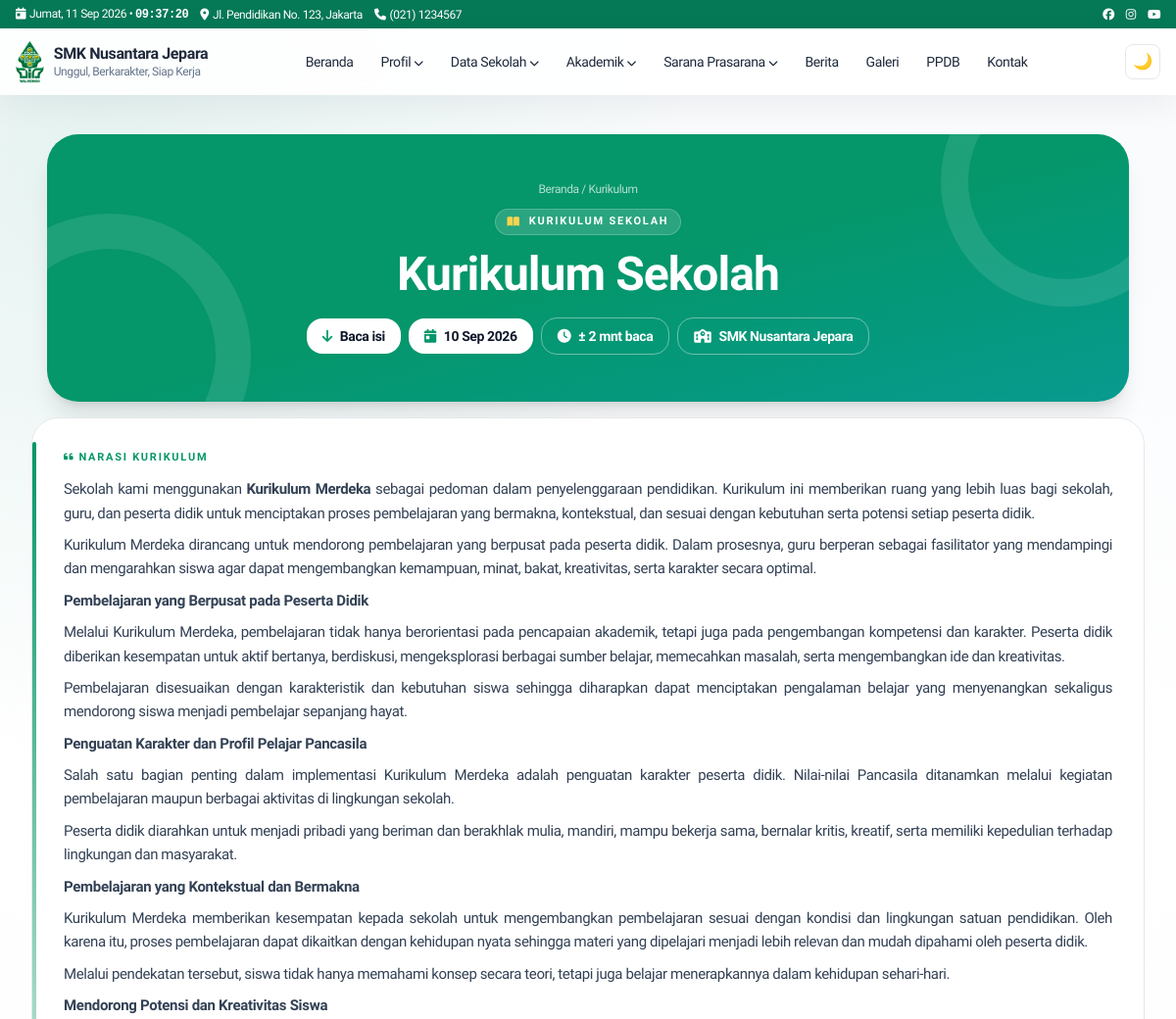
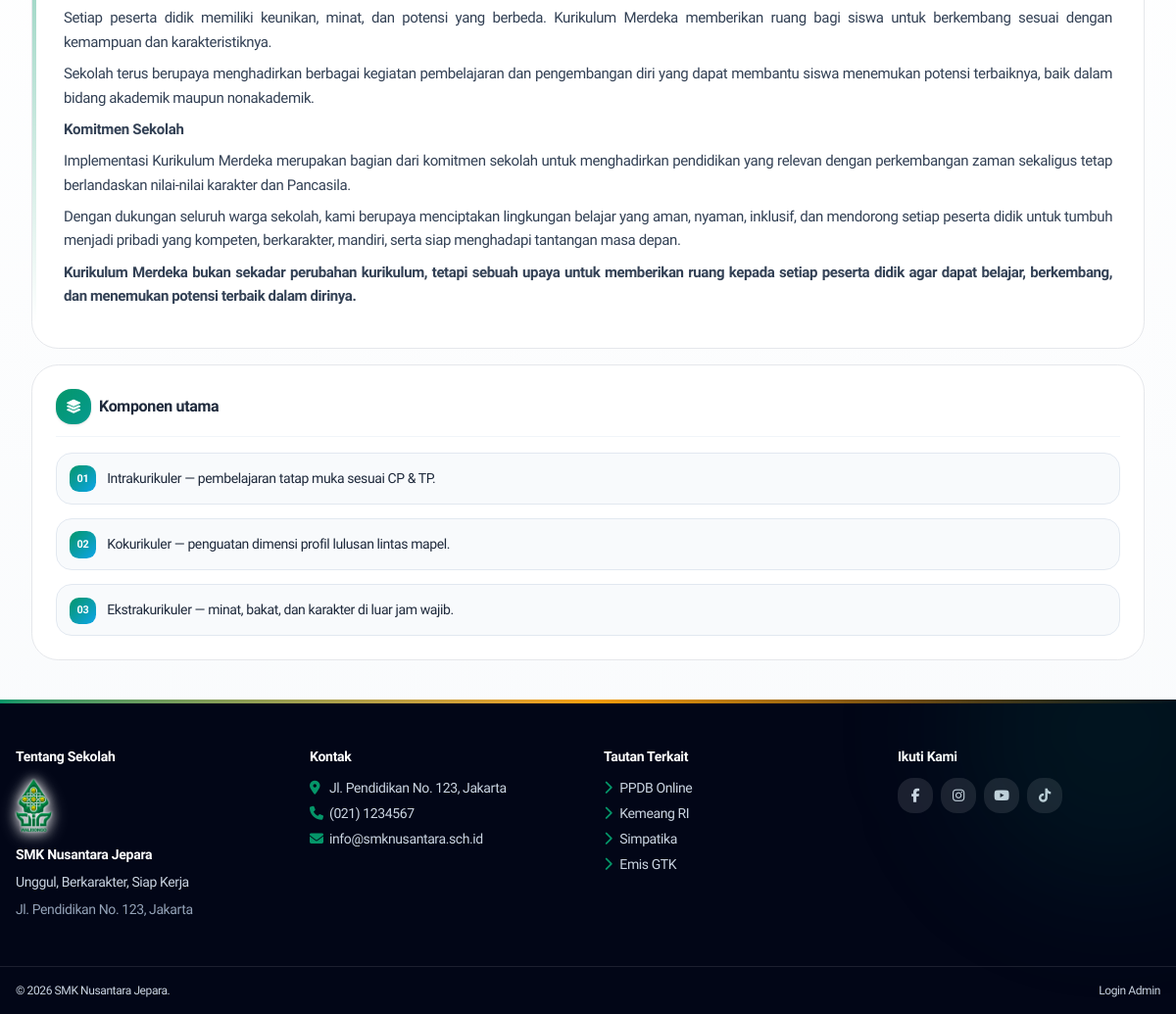
Page /pages/kurikulum.php on the committed database (2 pictures, top to bottom).
### tables this page shows
CREATE TABLE IF NOT EXISTS settings (
  id INT UNSIGNED AUTO_INCREMENT PRIMARY KEY,
  `key` VARCHAR(100) NOT NULL UNIQUE,
  `value` TEXT DEFAULT NULL,
  updated_at TIMESTAMP DEFAULT CURRENT_TIMESTAMP ON UPDATE CURRENT_TIMESTAMP
);

CREATE TABLE IF NOT EXISTS menu_items (
  id INT UNSIGNED AUTO_INCREMENT PRIMARY KEY,
  menu_id INT UNSIGNED NOT NULL,
  parent_id INT UNSIGNED DEFAULT NULL,
  label VARCHAR(150) NOT NULL,
  url VARCHAR(500) NOT NULL,
  target VARCHAR(20) DEFAULT '_self',
  sort_order INT DEFAULT 0,
  is_active TINYINT(1) DEFAULT 1,
  kind VARCHAR(20) NOT NULL DEFAULT 'link',
  mega_id INT UNSIGNED DEFAULT NULL,
  INDEX idx_menu_parent (menu_id, parent_id, sort_order),
  CONSTRAINT fk_mi_menu FOREIGN KEY (menu_id) REFERENCES menus(id) ON DELETE CASCADE,
  CONSTRAINT fk_mi_parent FOREIGN KEY (parent_id) REFERENCES menu_items(id) ON DELETE CASCADE
);

CREATE TABLE IF NOT EXISTS widgets (
  id INT UNSIGNED AUTO_INCREMENT PRIMARY KEY,
  area VARCHAR(60) NOT NULL,
  type VARCHAR(60) NOT NULL,
  title VARCHAR(150) DEFAULT NULL,
  content MEDIUMTEXT DEFAULT NULL,
  animation VARCHAR(30) NOT NULL DEFAULT 'zoom',
  sort_order INT DEFAULT 0,
  is_active TINYINT(1) DEFAULT 1,
  INDEX idx_area (area, is_active, sort_order)
);

### core/Database.php (called while the page is built, shortened)
<?php
final class Database {
    private static ?PDO $pdo = null;
    public static function conn(): PDO {
        if (self::$pdo) return self::$pdo;
        $c = require dirname(__DIR__) . '/config/database.php';
        $dsn = "mysql:host={$c['host']};dbname={$c['name']};charset={$c['charset']}";
        self::$pdo = new PDO($dsn, $c['user'], $c['pass'], [
            PDO::ATTR_ERRMODE => PDO::ERRMODE_EXCEPTION,
            PDO::ATTR_DEFAULT_FETCH_MODE => PDO::FETCH_ASSOC,
            PDO::ATTR_EMULATE_PREPARES => false,
        ]);
        return self::$pdo;
    }
    public static function setting(string $key, string $def = ''): string {
        try {
            $s = self::conn()->prepare('SELECT `value` FROM settings WHERE `key`=?');
            $s->execute([$key]);
            return (string)($s->fetchColumn() ?? $def);
        } catch (Throwable) { return $def; }
    }
}

### core/Helper.php (called while the page is built, shortened)
<?php
final class Helper {
    public static function e(?string $v): string { return htmlspecialchars((string)$v, ENT_QUOTES, 'UTF-8'); }
    public static function url(string $p = ''): string { return rtrim(BASE_URL, '/') . '/' . ltrim($p, '/'); }
    public static function menuUrl(string $u): array {
        $u = trim($u);
        if ($u === '' || $u === '#') return ['#', '_self'];
        $low = strtolower($u);
        if (str_starts_with($low, 'http://') || str_starts_with($low, 'https://')) return [$u, '_blank'];
        return [self::url(ltrim($u, '/')), '_self'];
    }
    public static function upload(string $p): string { return self::url('assets/uploads/' . ltrim($p, '/')); }
}

### pages/kurikulum.php (the view, shortened to what this page needs)
<?php
$title=Database::setting('kurikulum_title','Kurikulum');
$content=trim((string)Database::setting('kurikulum_content',''));
$compsRaw=trim((string)Database::setting('kurikulum_comps',"Intrakurikuler — pembelajaran tatap muka sesuai CP & TP.\nProjek P5 — penguatan profil pelajar Pancasila lintas mapel.\nEkstrakurikuler — minat, bakat, dan karakter di luar jam wajib."));
$compsHtml='';
if($compsRaw!==''&&(str_contains($compsRaw,'<li')||str_contains($compsRaw,'<p')||str_contains($compsRaw,'<ul')||str_contains($compsRaw,'<ol'))){
  $compsHtml=$compsRaw;
} else {
  $comps=array_values(array_filter(array_map('trim',explode("\n",$compsRaw))));
}
$metaTitle=$title.' - '.Database::setting('school_name','Sekolah'); require ROOT.'/templates/frontend/header.php';
?>
<div class="w-full max-w-full px-4 md:px-8 py-10">
<?php
$heroBadge='<i class="fa fa-book-open text-amber-300"></i>Kurikulum Sekolah';
$heroCrumb='<a href="'.Helper::url().'" class="hover:text-white">Beranda</a> / Kurikulum';
$heroActions='<a href="#isi" class="inline-flex items-center gap-2 bg-white text-slate-900 px-4 py-2 rounded-xl font-bold"><i class="fa fa-arrow-down text-emerald-600"></i>Baca isi</a>';
require ROOT.'/templates/frontend/page-hero.php'; ?>
<div id="isi" class="mt-4 grid gap-4 max-w-full scroll-mt-28">
<div class="rounded-[1.7rem] bg-white dark:bg-slate-800 border dark:border-slate-700 p-6 md:p-8 reveal relative overflow-hidden">
<span class="absolute left-0 top-6 bottom-6 w-1 rounded-full bg-gradient-to-b from-emerald-500 to-cyan-500"></span>
<p class="text-[11px] font-bold uppercase tracking-[.16em] text-emerald-600"><i class="fa fa-quote-left mr-1"></i>Narasi Kurikulum</p>
<div class="kur-content mt-3 text-sm md:text-[15px] leading-relaxed text-slate-700 dark:text-slate-200"><?= $content ?></div>
</div>
<div class="rounded-[1.7rem] border dark:border-slate-700 bg-white dark:bg-slate-800 p-5 md:p-6 reveal">
<h2 class="font-extrabold flex items-center gap-2 pb-3 mb-2 border-b border-slate-100 dark:border-slate-700"><span class="w-9 h-9 rounded-xl bg-gradient-to-br from-emerald-600 to-teal-600 text-white grid place-items-center shadow"><i class="fa fa-layer-group text-sm"></i></span>Komponen utama</h2>
<?php if($compsHtml!==''): ?><div class="vm-list mt-4 text-sm leading-relaxed"><?= $compsHtml ?></div><?php else: ?><p class="text-xs text-slate-400 mt-2">Belum diisi. Kelola via Sekolah &gt; Kurikulum.</p><?php endif; ?>
</div>
</div>
</div>
<?php require ROOT.'/templates/frontend/footer.php'; ?>

### templates/frontend/navbar.php (shortened to what this page needs)
<?php
$top_addr = Database::setting('address','Jl. Pendidikan No.123');
$top_phone = Database::setting('phone','(021) 1234567');
$school = Database::setting('school_name','SMK Nusantara');
$tagline = Database::setting('tagline','Unggul, Berkarakter');
$logo = Database::setting('logo','');
try {
$db = Database::conn();
$mm = $db->query("SELECT * FROM menus WHERE location='primary' LIMIT 1")->fetch();
$items = [];
if ($mm) {
  $st = $db->prepare("SELECT * FROM menu_items WHERE menu_id=? AND is_active=1 ORDER BY sort_order");
  $st->execute([$mm['id']]); $items = $st->fetchAll();
}
} catch (Throwable) { $items=[]; $mega=[]; }
function menuTree($items,$parent=null){ $o=[]; foreach($items as $i){ if(($i['parent_id']??null)==$parent) $o[]=$i; } return $o; }
function menuLink($u,$forceTarget=null){ [$href,$t]=Helper::menuUrl($u); $t=$forceTarget?:$t; return 'href="'.Helper::e($href).'"'.($t==='_blank'?' target="_blank" rel="noopener noreferrer"':''); }
?>
<div class="bg-emerald-700 text-white text-xs block"><div class="max-w-7xl mx-auto px-4 py-1.5 flex justify-between items-center gap-2">
<div class="flex gap-3 min-w-0 items-center flex-wrap"><span class="shrink-0"><i class="fa fa-calendar-day mr-1"></i><span data-clock-date><?= Helper::tgl(date('Y-m-d')) ?></span> • <span data-clock-time class="font-mono font-bold"><?= date('H:i:s') ?></span></span><span class="hidden sm:inline truncate"><i class="fa fa-location-dot mr-1"></i><?= Helper::e($top_addr) ?></span><span class="hidden md:inline"><i class="fa fa-phone mr-1"></i><?= Helper::e($top_phone) ?></span><span class="hidden xl:inline"><i class="fa fa-envelope mr-1"></i><?= Helper::e($top_email) ?></span></div>
<div class="flex gap-3 shrink-0"><a href="#" aria-label="Facebook"><i class="fab fa-facebook"></i></a><a href="#" aria-label="Instagram"><i class="fab fa-instagram"></i></a><a href="#" aria-label="Youtube"><i class="fab fa-youtube"></i></a></div>
</div></div>
<header id="mainNav" class="sticky top-0 z-50 bg-white/90 dark:bg-slate-900/90 backdrop-blur border-b-0 transition">
<div class="max-w-7xl mx-auto px-4 py-3 flex items-center justify-between gap-3">
<a href="<?= Helper::url() ?>" class="flex items-center gap-2.5"><?php if($logo): ?><img src="<?= Helper::upload($logo) ?>" alt="Logo <?= Helper::e($school) ?>" class="h-11 w-auto object-contain shrink-0"><?php else: ?><span class="w-11 h-11 rounded-xl bg-emerald-600 text-white grid place-items-center font-bold shadow-sm"><?= Helper::e(mb_substr($school,0,1)) ?></span><?php endif; ?><span><span class="block font-extrabold leading-tight"><?= Helper::e($school) ?></span><span class="block text-xs text-slate-500"><?= Helper::e($tagline) ?></span></span></a>
<nav class="hidden lg:flex items-center gap-1 text-sm font-medium" id="deskMenu">
<?php foreach(menuTree($items) as $m): $ch=menuTree($items,$m['id']); $hasMega=false;
if(!$hasMega){ foreach($mega as $g){ if(($g['label']??'')===$m['label']) $hasMega=$g; } } ?>
<?php if($hasMega): $cols=json_decode($hasMega['columns_json']??'[]',true)?:[]; ?>
<div class="relative group"><button class="px-3 py-2 rounded-lg hover:bg-emerald-50"><?= Helper::e($m['label']) ?> <i class="fa fa-chevron-down text-[10px]"></i></button>
<div class="absolute left-1/2 -translate-x-1/2 top-full pt-2 opacity-0 invisible group-hover:opacity-100 group-hover:visible transition"><div class="bg-white dark:bg-slate-800 rounded-2xl shadow-xl border p-6 grid grid-cols-3 gap-6 w-[640px] max-w-[90vw]">
<?php foreach($cols as $c): ?><div><p class="font-bold text-xs uppercase text-emerald-700 mb-2"><?= Helper::e($c['title']??'') ?></p><?php foreach($c['links']??[] as $l): ?><a href="<?= Helper::e($l['url']??'#') ?>" class="block py-1 text-slate-600 dark:text-slate-300 hover:text-emerald-600"><?= Helper::e($l['label']??'') ?></a><?php endforeach; ?></div><?php endforeach; ?>
</div></div></div>
<?php elseif($ch): ?><div class="relative group"><a <?= menuLink($m['url'],$m['target']??null) ?> class="px-3 py-2 rounded-lg hover:bg-emerald-50 inline-block"><?= Helper::e($m['label']) ?> <i class="fa fa-chevron-down text-[10px]"></i></a>
</div>
<?php else: ?><a <?= menuLink($m['url'],$m['target']??null) ?> class="px-3 py-2 rounded-lg hover:bg-emerald-50"><?= Helper::e($m['label']) ?></a><?php endif; ?><?php endforeach; ?>
</nav>
<div class="flex items-center gap-2"><button id="darkBtn" class="w-9 h-9 rounded-lg border grid place-items-center" aria-label="Tema"></button></div>
</div>
</header>

### templates/frontend/footer.php (shortened to what this page needs)
</main>
<?php
$ft = Database::setting('footer_text',Database::setting('school_name',''));
$footerWidgets=[];
try{$footerWidgets=Database::conn()->query("SELECT * FROM widgets WHERE area='footer' AND is_active=1 ORDER BY sort_order,id")->fetchAll();}catch(Throwable){$footerWidgets=[];}
function renderFw($fw,$db){
  $fwc=trim((string)($fw['content']??'')); $t=$fw['type'];
  if($t==='about'){
    $school=Database::setting('school_name',''); $tagline=Database::setting('tagline',''); $addr=Database::setting('address','');
    $schoolLogo=Helper::upload(Database::setting('logo',''));
    if(Database::setting('logo','')){echo '<img src="'.$schoolLogo.'" alt="" class="h-14 w-auto object-contain mb-3" style="filter:drop-shadow(0 0 1px #fff) drop-shadow(0 0 6px rgba(255,255,255,.9)) drop-shadow(0 2px 8px rgba(255,255,255,.45))">';}
    echo '<h4 class="font-bold text-white mb-2">'.Helper::e($school).'</h4><p>'.Helper::e($tagline).'</p><p class="mt-2 text-slate-400">'.Helper::e($addr).'</p>';
    return;
  }
  if($t==='links'){ $lnks=json_decode((string)$fwc,true)?:[]; echo '<div class="grid gap-1.5">'; foreach($lnks as $lk){ $lbl=trim($lk['label']??''); $href=trim($lk['url']??''); [$fhref,$auto]=Helper::menuUrl($href); $tgt=(($lk['target']??'')==='_blank'||$auto==='_blank')?' target="_blank" rel="noopener noreferrer"':''; echo '<a href="'.Helper::e($fhref).'"'.$tgt.' class="text-sm hover:text-white hover:translate-x-1 transition"><i class="fa fa-chevron-right text-emerald-500 mr-2"></i>'.Helper::e($lbl).'</a>'; } echo '</div>'; return; }
  if($t==='contact'){ echo '<div class="grid gap-1.5 text-sm"><p><i class="fa fa-location-dot text-emerald-500 w-5"></i>'.Helper::e(Database::setting('address','-')).'</p><p><i class="fa fa-phone text-emerald-500 w-5"></i>'.Helper::e(Database::setting('phone','-')).'</p><p><i class="fa fa-envelope text-emerald-500 w-5"></i>'.Helper::e(Database::setting('email','-')).'</p></div>'; return; }
  if($t==='social'){ echo '<div class="flex flex-wrap gap-2">'; foreach(['facebook'=>'fa-facebook-f','instagram'=>'fa-instagram','youtube'=>'fa-youtube','tiktok'=>'fa-tiktok'] as $fsn=>$fsi){$fsu=Database::setting($fsn,'');if(!$fsu)continue;echo '<a href="'.Helper::e($fsu).'" target="_blank" rel="noopener noreferrer" class="w-9 h-9 rounded-xl bg-white/10 grid place-items-center hover:bg-emerald-600" aria-label="'.ucfirst($fsn).'"><i class="fab '.$fsi.'"></i></a>';} echo '</div>'; return; }
}
?>
<footer class="relative overflow-hidden bg-slate-950 text-slate-300 mt-auto w-full">
<div class="absolute inset-x-0 top-0 h-1 bg-gradient-to-r from-emerald-600 via-amber-500 to-emerald-600"></div>
<div class="absolute -top-32 -right-24 w-80 h-80 rounded-full bg-emerald-600/10 blur-3xl pointer-events-none"></div>
<div class="max-w-7xl mx-auto px-4 py-12 grid md:grid-cols-4 gap-8 text-sm">
<?php foreach($footerWidgets as $fw): ?>
<div><h4 class="font-bold text-white mb-3"><?= Helper::e($fw['title']?:'Informasi') ?></h4>
<?php renderFw($fw,$db); ?></div>
<?php endforeach; ?>
</div>
<div class="border-t border-white/10"><div class="max-w-7xl mx-auto px-4 py-4 flex flex-col md:flex-row justify-between text-xs gap-2">
<span>&copy; <?= date('Y') ?> <?= Helper::e($ft) ?>.</span>
<a href="<?= Helper::url('admin/login') ?>" target="_blank" rel="noopener noreferrer" class="hover:text-white">Login Admin</a>
</div></div>
</footer>
</body></html>

### assets/css/style.css (style rules this page uses)
:root { --font-body:"Plus Jakarta Sans",system-ui,-apple-system,"Segoe UI",sans-serif }
html,body,input,select,textarea,button { font-family:var(--font-body)!important }
h1,h2,h3,h4 { font-family:var(--font-body)!important;letter-spacing:-.02em;font-weight:800 }
.reveal { opacity:1 }
.reveal.show { animation:revealIn .7s cubic-bezier(.16,1,.3,1) both }
html,body { max-width:100%;overflow-x:clip }
body { position:relative }
main,header,footer { max-width:100% }
img,video,iframe { max-width:100%;height:auto }
.vm-list ul,.vm-list ol { display:grid;gap:.85rem;margin:0!important;padding:0!important;list-style:none!important;counter-reset:vm }
.vm-list li { position:relative;display:flex;gap:.8rem;align-items:flex-start;background:#f8fafc;border:1px solid #e2e8f0;border-radius:1rem;padding:.9rem .95rem .9rem 3.2rem;counter-increment:vm;transition:transform .2s ease,box-shadow .2s ease }
.vm-list li::before { content:counter(vm,decimal-leading-zero);position:absolute;left:.8rem;top:.8rem;width:1.7rem;height:1.7rem;border-radius:.6rem;display:grid;place-items:center;font-size:.68rem;font-weight:800;color:#fff;background:linear-gradient(135deg,var(--school-primary,#059669),#0ea5e9) }
main .grid>*,main .flex>* { min-width:0;max-width:100% }
main>div { max-width:100%;min-width:0 }
.reveal { min-width:0;max-width:100%;overflow-wrap:anywhere }
div.relative.overflow-hidden { min-width:0;max-width:100% }
html { height:100% }
body.site-shell { min-height:100vh;display:flex;flex-direction:column }
body.site-shell>footer { margin-top:auto;flex-shrink:0;width:100% }

### pages/kurikulum.php (style rules this page uses)
.kur-content p { margin:.5rem 0 }

### rows in the picture
settings: value "Jl. Pendidikan No. 123, Jakarta"
settings: value "(021) 1234567"
settings: value (picture)
settings: value "SMK Nusantara Jepara"
settings: value "Unggul, Berkarakter, Siap Kerja"
menu_items: label "Beranda"
menu_items: label "Profil"
menu_items: label "Data Sekolah"
menu_items: label "Akademik"
menu_items: label "Sarana Prasarana"
menu_items: label "Berita"
menu_items: label "Galeri"
menu_items: label "PPDB", lbl "Kemeang RI", lbl "Simpatika", lbl "Emis GTK"
menu_items: label "Kontak"
settings: value "Sekolah kami menggunakan Kurikulum Merdeka sebagai pedoman dalam penyelenggaraan pendidikan. Kurikulum ini memberikan ruang yang lebih luas bagi sekolah, guru, dan peserta didik untuk menciptakan proses pembelajaran yang bermakna, kontekstual, dan sesuai dengan kebutuhan serta potensi setiap peserta didik. Kurikulum Merdeka dirancang untuk mendorong pembelajaran yang berpusat pada peserta didik. Dalam prosesnya, guru berperan sebagai fasilitator yang mendampingi dan mengarahkan siswa agar dapat mengembangkan kemampuan, minat, bakat, kreativitas, serta karakter secara optimal. Pembelajaran yang Berpusat pada Peserta Didik Melalui Kurikulum Merdeka, pembelajaran tidak hanya berorientasi pada…"
settings: value "Intrakurikuler — pembelajaran tatap muka sesuai CP & TP. Kokurikuler — penguatan dimensi profil lulusan lintas mapel. Ekstrakurikuler — minat, bakat, dan karakter di luar jam wajib."
widgets: title "Tentang Sekolah", settings.value (picture), settings.value "SMK Nusantara Jepara", settings.value "Unggul, Berkarakter, Siap Kerja", settings.value "Jl. Pendidikan No. 123, Jakarta"
widgets: title "Kontak", settings.value "Jl. Pendidikan No. 123, Jakarta", settings.value "(021) 1234567", settings.value "info@smknusantara.sch.id"
widgets: title "Tautan Terkait", type "links" (drawn), lbl "PPDB Online"
widgets: title "Ikuti Kami", type "social" (drawn)

### other values in the picture
Helper::e($heroTitle) "Kurikulum Sekolah"
Helper::e($st['label']??'') "10 Sep 2026"
Helper::e($st['label']??'') "± 2 mnt baca"
Helper::e($st['label']??'') "SMK Nusantara Jepara"
